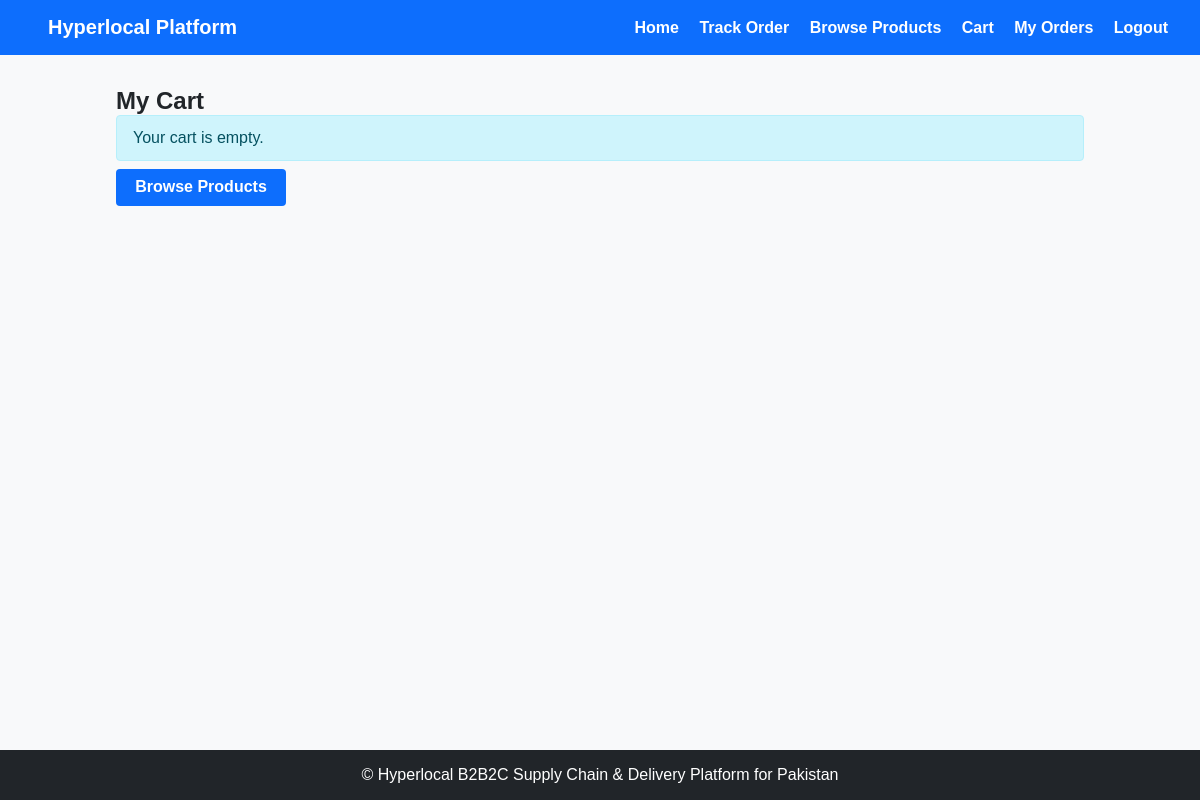
Before: /shopkeeper/cart (signed in) with the older database file.
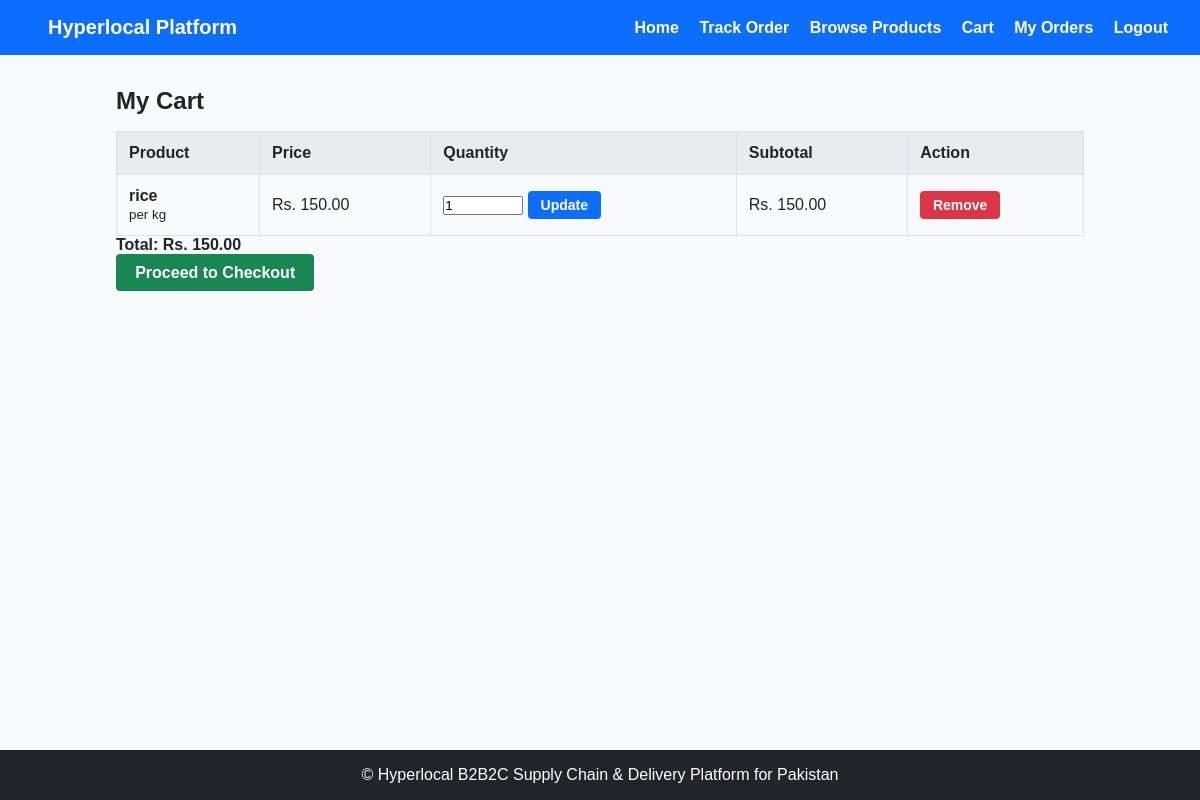
After: the same page with the newer database file.
### tables this page shows
CREATE TABLE cart (
            id INTEGER PRIMARY KEY AUTOINCREMENT,
            shopkeeper_id INTEGER NOT NULL,
            product_id INTEGER NOT NULL,
            quantity INTEGER NOT NULL,
            created_at TEXT NOT NULL,
            FOREIGN KEY (shopkeeper_id) REFERENCES users(id),
            FOREIGN KEY (product_id) REFERENCES products(id)
        );

CREATE TABLE products (
            id INTEGER PRIMARY KEY AUTOINCREMENT,
            wholesaler_id INTEGER NOT NULL,
            name TEXT NOT NULL,
            description TEXT NOT NULL,
            price REAL NOT NULL,
            stock INTEGER NOT NULL,
            category TEXT NOT NULL,
            created_at TEXT NOT NULL,
            FOREIGN KEY (wholesaler_id) REFERENCES users(id)
        );

### app.py (the view)
@app.route("/shopkeeper/cart")
def shopkeeper_cart():
    if not has_role("Shopkeeper"):
        flash("Access denied.", "error")
        return redirect(url_for("login"))
    connection = get_db_connection()
    try:
        cart_items = connection.execute("""
            SELECT
                cart.id,
                cart.product_id,
                cart.quantity,
                products.name,
                products.description,
                products.price,
                products.stock
            FROM cart
            JOIN products
                ON cart.product_id = products.id
            WHERE cart.shopkeeper_id = ?
            ORDER BY cart.id DESC
        """, (
            session["user_id"],
        )).fetchall()
        total_amount = sum(
            item["price"] * item["quantity"]
            for item in cart_items
        )
        return render_template(
            "shopkeeper/cart.html",
            cart_items=cart_items,
            total_amount=total_amount
        )
    finally:
        connection.close()

### app.py (called while the page is built)
def is_logged_in():
    return "user_id" in session

def has_role(role):
    return is_logged_in() and session.get("user_role") == role

### database/database.py (called while the page is built)
def get_db_connection():
    connection= sqlite3.connect(DATABASE)
    connection.row_factory = sqlite3.Row
    return connection

### templates/shopkeeper/cart.html (shortened to what this page needs)
{% extends "base.html" %}
{% block content %}
<div class="container mt-5">
    <h2 class="mb-4">My Cart</h2>
    {% if cart_items %}
        <div class="table-responsive">
            <table class="table table-bordered align-middle">
                <thead>
                    <tr>
                        <th>Product</th>
                        <th>Price</th>
                        <th>Quantity</th>
                        <th>Subtotal</th>
                        <th>Action</th>
                    </tr>
                </thead>
                <tbody>
                    {% for item in cart_items %}
                    <tr>
                        <td>
                            <strong>
                                {{ item.name }}
                            </strong>
                            <br>
                            <small class="text-muted">
                                {{ item.description }}
                            </small>
                        </td>
                        <td>
                            Rs. {{ "%.2f"|format(item.price) }}
                        </td>
                        <td>
                            <form method="POST"
                                  action="{{ url_for('update_cart', cart_id=item.id) }}"
                                  class="d-flex gap-2">
                                <input
                                    type="number"
                                    name="quantity"
                                    value="{{ item.quantity }}"
                                    min="1"
                                    max="{{ item.stock }}"
                                    class="form-control"
                                    style="width: 80px;"
                                    required
                                >
                                <button
                                    type="submit"
                                    class="btn btn-sm btn-primary">
                                    Update
                                </button>
                            </form>
                        </td>
                        <td>
                            Rs.
                            {{ "%.2f"|format(item.price * item.quantity) }}
                        </td>
                        <td>
                            <form method="POST"
                                  action="{{ url_for('remove_from_cart', cart_id=item.id) }}">
                                <button
                                    type="submit"
                                    class="btn btn-sm btn-danger">
                                    Remove
                                </button>
                            </form>
                        </td>
                    </tr>
                    {% endfor %}
                </tbody>
            </table>
        </div>
        <div class="d-flex justify-content-end">
            <div class="text-end">
                <h4>
                    Total:
                    <strong>
                        Rs. {{ "%.2f"|format(total_amount) }}
                    </strong>
                </h4>
                <a href="{{ url_for('checkout') }}"
                   class="btn btn-success btn-lg">
                    Proceed to Checkout
                </a>
            </div>
        </div>
    {% else %}
        <div class="alert alert-info text-center">
            Your cart is empty.
        </div>
        <div class="text-center">
            <a href="{{ url_for('shopkeeper_products') }}"
               class="btn btn-primary">
                Browse Products
            </a>
        </div>
    {% endif %}
</div>
{% endblock %}

### templates/base.html (shortened to what this page needs)
<!DOCTYPE html>
<html lang="en">
<head>
  <link rel="stylesheet" href="{{ url_for('static', filename='css/style.css') }}">
</head>
<body>
  <nav>
    <div class="brand">
      <a href="/" style="font-size: 1.25rem; font-weight: bold;">Hyperlocal Platform</a>
    </div>
    <div class="nav-links">
      <a href="{{ url_for('home') }}">Home</a>
      <a href="{{ url_for('track_order') }}">Track Order</a>
      {% if session.get('user_id') %}
        {% if session.get('user_role') == 'Wholesaler' %}
          <a href="{{ url_for('wholesaler_products') }}">My Products</a>
          <a href="{{ url_for('add_product') }}">Add Product</a>
          <a href="{{ url_for('wholesaler_orders') }}">Incoming Orders</a>
        {% elif session.get('user_role') == 'Shopkeeper' %}
          <a href="{{ url_for('shopkeeper_products') }}">Browse Products</a>
          <a href="{{ url_for('shopkeeper_cart') }}">Cart</a>
          <a href="{{ url_for('shopkeeper_orders') }}">My Orders</a>
        {% endif %}
        <a href="{{ url_for('logout') }}">Logout</a>
      {% else %}
        <a href="{{ url_for('login') }}">Login</a>
        <a href="{{ url_for('register') }}">Register</a>
      {% endif %}
    </div>
  </nav>
  <main>
    {% block content %}
    {% endblock %}
  </main>
  <footer>
    <p>&copy; Hyperlocal B2B2C Supply Chain & Delivery Platform for Pakistan</p>
  </footer>
</body>
</html>

### static/css/style.css (style rules this page uses)
* { box-sizing: border-box; margin: 0; padding: 0; font-family: Arial, sans-serif; }
body { background-color: #f8f9fa; color: #212529; display: flex; flex-direction: column; min-height: 100vh; }
nav { background-color: #0d6efd; padding: 1rem 2rem; display: flex; justify-content: space-between; align-items: center; }
nav a { color: #ffffff; text-decoration: none; margin-left: 1rem; font-weight: bold; }
main { flex: 1; max-width: 1000px; width: 100%; margin: 2rem auto; padding: 0 1rem; }
.btn { display: inline-block; background-color: #0d6efd; color: #ffffff; padding: 0.6rem 1.2rem; border: none; border-radius: 4px; cursor: pointer; text-decoration: none; font-weight: bold; text-align: center; }
.btn-primary { background-color: #0d6efd; }
.btn-success { background-color: #198754; }
.btn-danger { background-color: #dc3545; }
.btn-sm { padding: 0.4rem 0.8rem; font-size: 0.875rem; }
table { width: 100%; border-collapse: collapse; margin-top: 1rem; }
th, td { padding: 0.75rem; border: 1px solid #dee2e6; text-align: left; }
th { background-color: #e9ecef; }
footer { background-color: #212529; color: #ffffff; text-align: center; padding: 1rem; margin-top: auto; }

Changed rows visible on the page:
added cart: name "rice", description "per kg", quantity "1"
now on this page (row unchanged): products: price "150.00", item.price*item.quantity "150.00"
Other visible differences:
{{ "%.2f"|format(total_amount) }}: (not shown) → "150.00"
text no longer shown: "Your cart is empty. Browse Products"
text now shown: "Product Price Quantity Subtotal Action Total: Rs. Proceed to Checkout"
